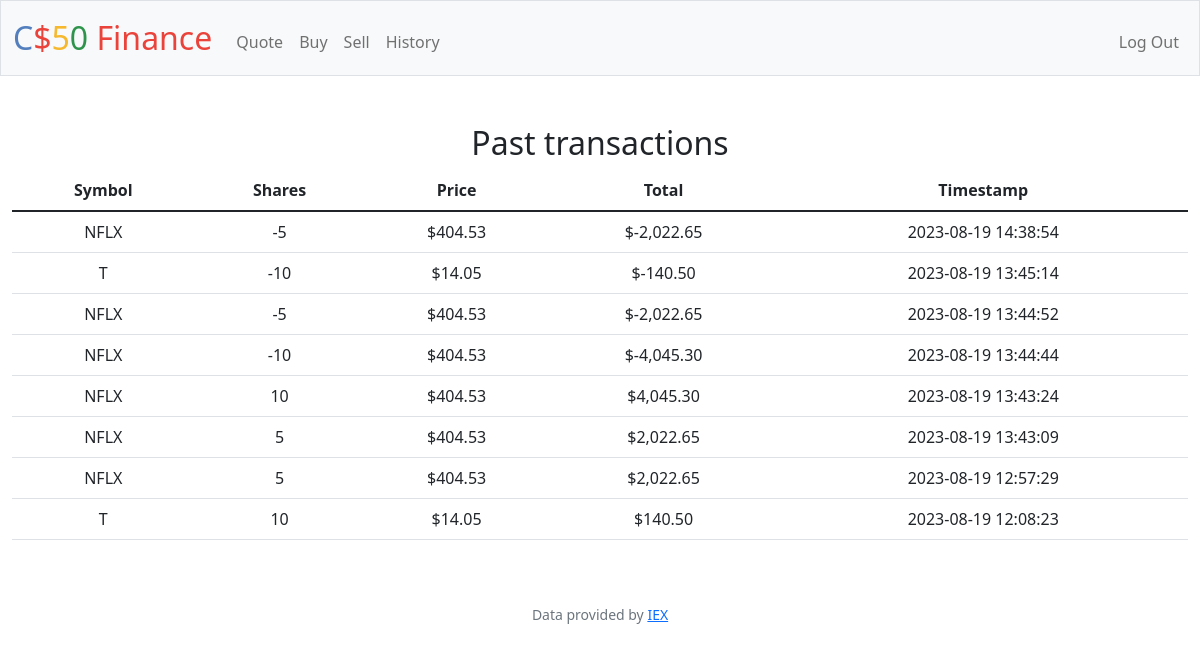
Screenshot of /history (signed in) with the database file from the repository.
### tables this page shows
CREATE TABLE transactions (
id INTEGER PRIMARY KEY AUTOINCREMENT, user_id INTEGER NOT NULL, symbol TEXT NOT NULL,shares INTEGER NOT NULL,
price NUMERIC NOT NULL, timestamp DATETIME DEFAULT CURRENT_TIMESTAMP, FOREIGN KEY (user_id) REFERENCES users(id));

### app.py (the view)
@app.route("/history")
@login_required
def history():
    transactions = db.execute("SELECT * FROM transactions WHERE user_id = :user_id ORDER BY timestamp DESC", user_id=session["user_id"])
    return render_template("history.html", transactions=transactions)

### app.py (called while the page is built)
@app.after_request
def after_request(response):
    response.headers["Cache-Control"] = "no-cache, no-store, must-revalidate"
    response.headers["Expires"] = 0
    response.headers["Pragma"] = "no-cache"
    return response

### helpers.py (called while the page is built)
def login_required(f):
    @wraps(f)
    def decorated_function(*args, **kwargs):
        if session.get("user_id") is None:
            return redirect("/login")
        return f(*args, **kwargs)
    return decorated_function

def usd(value):
    return f"${value:,.2f}"

### templates/history.html (shortened to what this page needs)
{% extends "layout.html" %}
{% block main %}
<h2>Past transactions</h2>
<table class="table table-hover">
    <thead>
        <tr>
            <th>Symbol</th>
            <th>Shares</th>
            <th>Price</th>
            <th>Total</th>
            <th>Timestamp</th>
        </tr>
    </thead>
    <tbody>
        {% for transaction in transactions %}
        <tr>
            <td>{{ transaction.symbol }}</td>
            <td>{{ transaction.shares }}</td>
            <td>{{ (transaction.price) | usd }}</td>
            <td>{{ (transaction.shares * transaction.price) | usd }}</td>
            <td>{{ transaction.timestamp }}</td>
        </tr>
        {% endfor %}
    </tbody>
</table>
{% endblock %}

### templates/layout.html (shortened to what this page needs)
<!DOCTYPE html>
<html lang="en">
    <head>
        <link href="https://cdn.jsdelivr.net/npm/bootstrap@5.1.3/dist/css/bootstrap.min.css" rel="stylesheet">
        <link href="/static/styles.css" rel="stylesheet">
    </head>
    <body>
        <nav class="bg-light border navbar navbar-expand-md navbar-light">
            <div class="container-fluid">
                <a class="navbar-brand" href="/"><span class="blue">C</span><span class="red">$</span><span class="yellow">5</span><span class="green">0</span> <span class="red">Finance</span></a>
                <div class="collapse navbar-collapse" id="navbar">
                    {% if session["user_id"] %}
                        <ul class="navbar-nav me-auto mt-2">
                            <li class="nav-item"><a class="nav-link" href="/quote">Quote</a></li>
                            <li class="nav-item"><a class="nav-link" href="/buy">Buy</a></li>
                            <li class="nav-item"><a class="nav-link" href="/sell">Sell</a></li>
                            <li class="nav-item"><a class="nav-link" href="/history">History</a></li>
                        </ul>
                        <ul class="navbar-nav ms-auto mt-2">
                            <li class="nav-item"><a class="nav-link" href="/logout">Log Out</a></li>
                        </ul>
                    {% else %}
                        <ul class="navbar-nav ms-auto mt-2">
                            <li class="nav-item"><a class="nav-link" href="/register">Register</a></li>
                            <li class="nav-item"><a class="nav-link" href="/login">Log In</a></li>
                        </ul>
                    {% endif %}
                </div>
            </div>
        </nav>
        <main class="container-fluid py-5 text-center">
            {% block main %}{% endblock %}
        </main>
        <footer class="mb-5 small text-center text-muted">
            Data provided by <a href="https://iexcloud.io/">IEX</a>
        </footer>
    </body>
</html>

### static/styles.css (style rules this page uses)
nav .navbar-brand { font-size: xx-large; }
nav .navbar-brand .blue { color: #537fbe; }
nav .navbar-brand .red { color: #ea433b; }
nav .navbar-brand .yellow { color: #f5b82e; }
nav .navbar-brand .green { color: #2e944b; }

### rows the page displays
transactions: price "$404.53", (transaction.shares*transaction.price)|usd "$-2,022.65"
transactions: price "$14.05", (transaction.shares*transaction.price)|usd "$-140.50"
transactions: price "$404.53", (transaction.shares*transaction.price)|usd "$-2,022.65"
transactions: price "$404.53", (transaction.shares*transaction.price)|usd "$-4,045.30"
transactions: price "$404.53", (transaction.shares*transaction.price)|usd "$4,045.30"
transactions: price "$404.53", (transaction.shares*transaction.price)|usd "$2,022.65"
transactions: price "$404.53", (transaction.shares*transaction.price)|usd "$2,022.65"
transactions: price "$14.05", (transaction.shares*transaction.price)|usd "$140.50"
